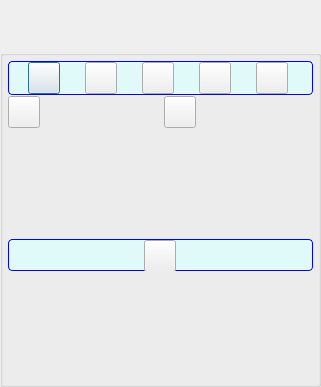
<?xml version="1.0" encoding="UTF-8"?>
<ui version="4.0">
 <class>ToFriendMultiSessionDialog</class>
 <widget class="QDialog" name="ToFriendMultiSessionDialog">
  <property name="geometry">
   <rect>
    <x>0</x>
    <y>0</y>
    <width>321</width>
    <height>387</height>
   </rect>
  </property>
  <property name="minimumSize">
   <size>
    <width>0</width>
    <height>0</height>
   </size>
  </property>
  <property name="maximumSize">
   <size>
    <width>16777215</width>
    <height>16777215</height>
   </size>
  </property>
  <property name="windowTitle">
   <string>Dialog</string>
  </property>
  <property name="styleSheet">
   <string notr="true">
QPushButton#CallButton
{
color: white;
font: bold 14px;
border-width: 10;
border-image: url(:/MyP2PWeb/Resources/button_green_normal.png) 10;
padding: -10;
}
QPushButton#CallButton:pressed
{
border-width: 10;
border-image: url(:/MyP2PWeb/Resources/button_green_pressed.png) 10;
padding: -10;
}
QPushButton#HangUpButton
{
color: white;
font: bold 14px;
border-width: 10;
border-image: url(:/MyP2PWeb/Resources/button_green_normal.png) 10;
padding: -10;
}
QPushButton#HangUpButton:pressed
{
border-width: 10;
border-image: url(:/MyP2PWeb/Resources/button_green_pressed.png) 10;
padding: -10;
}
QLabel#PermissionLabel
{
font: bold 14px;
}
QLabel#MuteMicrophoneLabel
{
font: bold 12px;
}
QLabel#MuteSpeakerLabel
{
font: bold 12px;
}</string>
  </property>
  <layout class="QVBoxLayout" name="verticalLayout">
   <property name="spacing">
    <number>0</number>
   </property>
   <property name="leftMargin">
    <number>0</number>
   </property>
   <property name="topMargin">
    <number>0</number>
   </property>
   <property name="rightMargin">
    <number>0</number>
   </property>
   <property name="bottomMargin">
    <number>0</number>
   </property>
   <item>
    <widget class="TitleBarWidget" name="m_TitleBarWidget" native="true">
     <property name="sizePolicy">
      <sizepolicy hsizetype="Preferred" vsizetype="Preferred">
       <horstretch>0</horstretch>
       <verstretch>0</verstretch>
      </sizepolicy>
     </property>
     <property name="minimumSize">
      <size>
       <width>0</width>
       <height>50</height>
      </size>
     </property>
     <property name="maximumSize">
      <size>
       <width>16777215</width>
       <height>130</height>
      </size>
     </property>
    </widget>
   </item>
   <item>
    <widget class="QGroupBox" name="StyledDlgItemsBox">
     <property name="sizePolicy">
      <sizepolicy hsizetype="Preferred" vsizetype="Expanding">
       <horstretch>0</horstretch>
       <verstretch>0</verstretch>
      </sizepolicy>
     </property>
     <property name="minimumSize">
      <size>
       <width>0</width>
       <height>0</height>
      </size>
     </property>
     <property name="title">
      <string/>
     </property>
     <layout class="QVBoxLayout" name="verticalLayout_3">
      <property name="spacing">
       <number>1</number>
      </property>
      <property name="leftMargin">
       <number>5</number>
      </property>
      <property name="topMargin">
       <number>5</number>
      </property>
      <property name="rightMargin">
       <number>5</number>
      </property>
      <property name="bottomMargin">
       <number>5</number>
      </property>
      <item>
       <widget class="QFrame" name="m_OffersFrame">
        <property name="styleSheet">
         <string notr="true">QFrame#m_OffersFrame
{   
background-color: #e0f9f9;
border: 1px solid blue;
border-radius: 4px; 
}</string>
        </property>
        <property name="frameShape">
         <enum>QFrame::NoFrame</enum>
        </property>
        <property name="frameShadow">
         <enum>QFrame::Raised</enum>
        </property>
        <layout class="QHBoxLayout" name="horizontalLayout">
         <property name="leftMargin">
          <number>0</number>
         </property>
         <property name="topMargin">
          <number>0</number>
         </property>
         <property name="rightMargin">
          <number>0</number>
         </property>
         <property name="bottomMargin">
          <number>0</number>
         </property>
         <item>
          <widget class="VxPushButton" name="m_VoipButton">
           <property name="sizePolicy">
            <sizepolicy hsizetype="Fixed" vsizetype="Fixed">
             <horstretch>0</horstretch>
             <verstretch>0</verstretch>
            </sizepolicy>
           </property>
           <property name="minimumSize">
            <size>
             <width>32</width>
             <height>32</height>
            </size>
           </property>
           <property name="maximumSize">
            <size>
             <width>32</width>
             <height>32</height>
            </size>
           </property>
           <property name="text">
            <string/>
           </property>
           <property name="iconSize">
            <size>
             <width>32</width>
             <height>32</height>
            </size>
           </property>
          </widget>
         </item>
         <item>
          <widget class="VxPushButton" name="m_VideoChatButton">
           <property name="minimumSize">
            <size>
             <width>32</width>
             <height>32</height>
            </size>
           </property>
           <property name="maximumSize">
            <size>
             <width>32</width>
             <height>32</height>
            </size>
           </property>
           <property name="text">
            <string/>
           </property>
           <property name="iconSize">
            <size>
             <width>32</width>
             <height>32</height>
            </size>
           </property>
          </widget>
         </item>
         <item>
          <widget class="VxPushButton" name="m_TrueOrDareButton">
           <property name="minimumSize">
            <size>
             <width>32</width>
             <height>32</height>
            </size>
           </property>
           <property name="maximumSize">
            <size>
             <width>32</width>
             <height>32</height>
            </size>
           </property>
           <property name="text">
            <string/>
           </property>
           <property name="iconSize">
            <size>
             <width>32</width>
             <height>32</height>
            </size>
           </property>
          </widget>
         </item>
         <item>
          <widget class="VxPushButton" name="m_SendAttachmentButton">
           <property name="minimumSize">
            <size>
             <width>32</width>
             <height>32</height>
            </size>
           </property>
           <property name="maximumSize">
            <size>
             <width>32</width>
             <height>32</height>
            </size>
           </property>
           <property name="text">
            <string/>
           </property>
           <property name="iconSize">
            <size>
             <width>32</width>
             <height>32</height>
            </size>
           </property>
          </widget>
         </item>
         <item>
          <widget class="VxPushButton" name="m_OptionsButton">
           <property name="minimumSize">
            <size>
             <width>32</width>
             <height>32</height>
            </size>
           </property>
           <property name="maximumSize">
            <size>
             <width>32</width>
             <height>32</height>
            </size>
           </property>
           <property name="text">
            <string/>
           </property>
           <property name="iconSize">
            <size>
             <width>32</width>
             <height>32</height>
            </size>
           </property>
          </widget>
         </item>
        </layout>
       </widget>
      </item>
      <item>
       <widget class="QFrame" name="m_ResponseFrame">
        <property name="frameShape">
         <enum>QFrame::NoFrame</enum>
        </property>
        <property name="frameShadow">
         <enum>QFrame::Raised</enum>
        </property>
        <layout class="QHBoxLayout" name="horizontalLayout_2">
         <property name="leftMargin">
          <number>0</number>
         </property>
         <property name="topMargin">
          <number>0</number>
         </property>
         <property name="rightMargin">
          <number>0</number>
         </property>
         <property name="bottomMargin">
          <number>0</number>
         </property>
         <item>
          <widget class="VxPushButton" name="m_AcceptOfferButton">
           <property name="sizePolicy">
            <sizepolicy hsizetype="Fixed" vsizetype="Fixed">
             <horstretch>0</horstretch>
             <verstretch>0</verstretch>
            </sizepolicy>
           </property>
           <property name="minimumSize">
            <size>
             <width>32</width>
             <height>32</height>
            </size>
           </property>
           <property name="maximumSize">
            <size>
             <width>32</width>
             <height>32</height>
            </size>
           </property>
           <property name="text">
            <string/>
           </property>
           <property name="iconSize">
            <size>
             <width>32</width>
             <height>32</height>
            </size>
           </property>
          </widget>
         </item>
         <item>
          <widget class="QLabel" name="m_AcceptLabel">
           <property name="text">
            <string/>
           </property>
          </widget>
         </item>
         <item>
          <widget class="VxPushButton" name="m_RejectOfferButton">
           <property name="minimumSize">
            <size>
             <width>32</width>
             <height>32</height>
            </size>
           </property>
           <property name="maximumSize">
            <size>
             <width>32</width>
             <height>32</height>
            </size>
           </property>
           <property name="text">
            <string/>
           </property>
           <property name="iconSize">
            <size>
             <width>32</width>
             <height>32</height>
            </size>
           </property>
          </widget>
         </item>
         <item>
          <widget class="QLabel" name="m_RejectLabel">
           <property name="text">
            <string/>
           </property>
          </widget>
         </item>
        </layout>
       </widget>
      </item>
      <item>
       <widget class="VidWidget" name="m_VidWidget" native="true">
        <property name="sizePolicy">
         <sizepolicy hsizetype="Expanding" vsizetype="Expanding">
          <horstretch>0</horstretch>
          <verstretch>0</verstretch>
         </sizepolicy>
        </property>
        <property name="maximumSize">
         <size>
          <width>16777215</width>
          <height>240</height>
         </size>
        </property>
       </widget>
      </item>
      <item>
       <widget class="TodGameWidget" name="m_TodGameWidget" native="true"/>
      </item>
      <item>
       <widget class="QFrame" name="m_HangupSessionFrame">
        <property name="sizePolicy">
         <sizepolicy hsizetype="Expanding" vsizetype="Fixed">
          <horstretch>0</horstretch>
          <verstretch>0</verstretch>
         </sizepolicy>
        </property>
        <property name="minimumSize">
         <size>
          <width>0</width>
          <height>32</height>
         </size>
        </property>
        <property name="maximumSize">
         <size>
          <width>16777215</width>
          <height>32</height>
         </size>
        </property>
        <property name="styleSheet">
         <string notr="true">QFrame#m_HangupSessionFrame
{   
background-color: #e0f9f9;
border: 1px solid blue;
border-radius: 4px; 
}</string>
        </property>
        <property name="frameShape">
         <enum>QFrame::NoFrame</enum>
        </property>
        <property name="frameShadow">
         <enum>QFrame::Raised</enum>
        </property>
        <layout class="QGridLayout" name="gridLayout">
         <property name="leftMargin">
          <number>0</number>
         </property>
         <property name="topMargin">
          <number>0</number>
         </property>
         <property name="rightMargin">
          <number>0</number>
         </property>
         <property name="bottomMargin">
          <number>0</number>
         </property>
         <property name="spacing">
          <number>0</number>
         </property>
         <item row="0" column="0">
          <widget class="VxPushButton" name="m_HangupSessionButton">
           <property name="sizePolicy">
            <sizepolicy hsizetype="Fixed" vsizetype="Fixed">
             <horstretch>0</horstretch>
             <verstretch>0</verstretch>
            </sizepolicy>
           </property>
           <property name="minimumSize">
            <size>
             <width>32</width>
             <height>32</height>
            </size>
           </property>
           <property name="maximumSize">
            <size>
             <width>32</width>
             <height>32</height>
            </size>
           </property>
           <property name="text">
            <string/>
           </property>
           <property name="iconSize">
            <size>
             <width>32</width>
             <height>32</height>
            </size>
           </property>
          </widget>
         </item>
        </layout>
       </widget>
      </item>
      <item>
       <widget class="SessionWidget" name="m_SessionWidget" native="true">
        <property name="sizePolicy">
         <sizepolicy hsizetype="Expanding" vsizetype="Expanding">
          <horstretch>0</horstretch>
          <verstretch>0</verstretch>
         </sizepolicy>
        </property>
       </widget>
      </item>
     </layout>
    </widget>
   </item>
   <item>
    <widget class="BottomBarWidget" name="m_BottomBarWidget" native="true">
     <property name="sizePolicy">
      <sizepolicy hsizetype="Expanding" vsizetype="Minimum">
       <horstretch>0</horstretch>
       <verstretch>0</verstretch>
      </sizepolicy>
     </property>
     <property name="minimumSize">
      <size>
       <width>30</width>
       <height>0</height>
      </size>
     </property>
     <property name="autoFillBackground">
      <bool>true</bool>
     </property>
    </widget>
   </item>
  </layout>
 </widget>
 <customwidgets>
  <customwidget>
   <class>TitleBarWidget</class>
   <extends>QWidget</extends>
   <header>TitleBarWidget.h</header>
   <container>1</container>
  </customwidget>
  <customwidget>
   <class>BottomBarWidget</class>
   <extends>QWidget</extends>
   <header location="global">BottomBarWidget.h</header>
   <container>1</container>
  </customwidget>
  <customwidget>
   <class>VxPushButton</class>
   <extends>QPushButton</extends>
   <header>VxPushButton.h</header>
  </customwidget>
  <customwidget>
   <class>SessionWidget</class>
   <extends>QWidget</extends>
   <header>SessionWidget.h</header>
   <container>1</container>
  </customwidget>
  <customwidget>
   <class>VidWidget</class>
   <extends>QWidget</extends>
   <header location="global">VidWidget.h</header>
   <container>1</container>
  </customwidget>
  <customwidget>
   <class>TodGameWidget</class>
   <extends>QWidget</extends>
   <header>TodGameWidget.h</header>
   <container>1</container>
  </customwidget>
 </customwidgets>
 <resources/>
 <connections/>
</ui>
